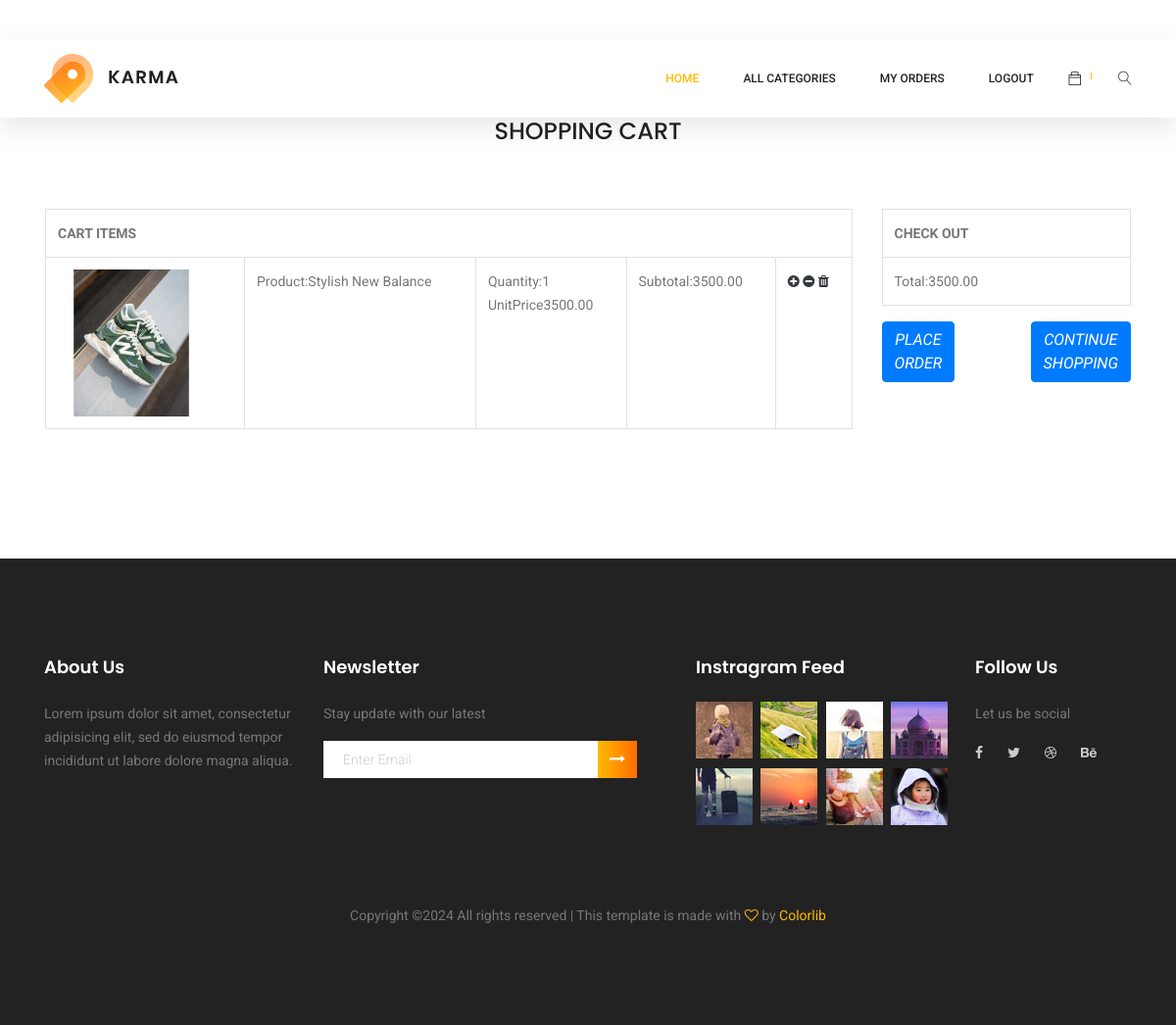
Screenshot of /cart/cart (signed in) with the database file from the repository.
### cart/models.py (models this page shows)
class Cart(models.Model):
    user=models.ForeignKey(User,on_delete=models.CASCADE)
    product=models.ForeignKey(Product,on_delete=models.CASCADE)
    quantity=models.IntegerField(default=1)
    date_added=models.DateTimeField(auto_now_add=True)
    def subtotal(self):
        return self.quantity*self.product.price

### shop/models.py (models this page shows, shortened)
class Product(models.Model):
    name=models.CharField(max_length=20)
    desc=models.TextField()
    image=models.ImageField(upload_to='products')
    price=models.DecimalField(max_digits=10,decimal_places=2)
    stock=models.IntegerField()
    available=models.BooleanField(default=True)
    created=models.DateTimeField(auto_now_add=True)
    update = models.DateTimeField(auto_now=True)
    category=models.ForeignKey(Categories,on_delete=models.CASCADE)

### cart/views.py (the view)
# urls.py: path('cart', views.cart_view, name='cart'),
def cart_view(request):
        u=request.user
        c=Cart.objects.filter(user=u)
        total=0
        for i in c:
            total+=i.quantity*i.product.price
            context={'cart':c,'total':total}
        return render(request,'cart.html',context)

### cart/context_processors.py (called while the page is built)
def count_items(request):
    u=request.user
    count=0
    if request.user.is_authenticated:
      try:
        c=Cart.objects.filter(user=u)
        for i in c:
            count+=i.quantity
      except:
        count=0
    return{'c':count}

### shop/context_processors.py (called while the page is built)
def menu_links(request):
    c=Categories.objects.all()
    return{'links':c}

### templates/cart.html
{% extends 'base.html' %}
{% load static%}
{% block content%}
<br>
<br>
<br>
<br>
<br>
<h3 class="text-center">SHOPPING CART</h3>
 <div class="container mt-5 p-3" style="margin-bottom:100px;">
   <div class="row">
     <div class="col-9">
           <table class="table table-bordered">
       <tr><th colspan="5">CART ITEMS</th></tr>
         {% for i in cart %}
         <tr>
           <td> <img src="{{i.product.image.url}}" height="150px" width="150px"></td>
           <td>Product:{{i.product.name}}</td>
           <td>Quantity:{{i.quantity}}<br>
           UnitPrice{{i.product.price}}</td>
           <td>Subtotal:{{i.subtotal}}</td>
           <td>
             {% if i.product.stock > 0 %}<a href="{% url 'cart:addtocart' i.product.id %}"><i class="fa fa-plus-circle text-dark" aria-hidden="true"></i></a>
                 <a href="{% url 'cart:cartremove' i.product.id %}"> <i class="fa fa-minus-circle text-dark" aria-hidden="true"></i></a>
                 <a href="{% url 'cart:cartdelete' i.product.id %}"><i class="fa fa-trash text-dark" aria-hidden="true"></i></a>
            {% else %}
               <a href="{% url 'cart:cartremove' i.product.id %}"> <i class="fa fa-minus-circle text-dark" aria-hidden="true"></i></a>
               <a href="{% url 'cart:cartdelete' i.product.id %}"><i class="fa fa-trash text-dark" aria-hidden="true"></i></a>
           {% endif %}</td>
         </tr>
         {% endfor %}
       </table>
       </div>
     <div class="col-3">
       <table class="table table-bordered">
         <tr><th colspan="4">CHECK OUT</th></tr>
           <tr><td>Total:{{total}}</td></tr>
       </table>
         <div class="d-flex justify-content-between">
             <a href="{% url 'cart:orderform' %}" class="btn btn-primary"><i>PLACE <br>ORDER</i></a>
              <a href="{% url 'shop:categories' %}" class="btn btn-primary"><i>CONTINUE<br>SHOPPING</i></a>
         </div>
     </div>
   </div>
 </div>
{% endblock %}

### rows the page displays
Cart: product.image (picture), product.name "Stylish New Balance", quantity "1", product.price "3500.00", subtotal "3500.00"

### other values shown
{{ c }} "1"
{{ total }} "3500.00"
